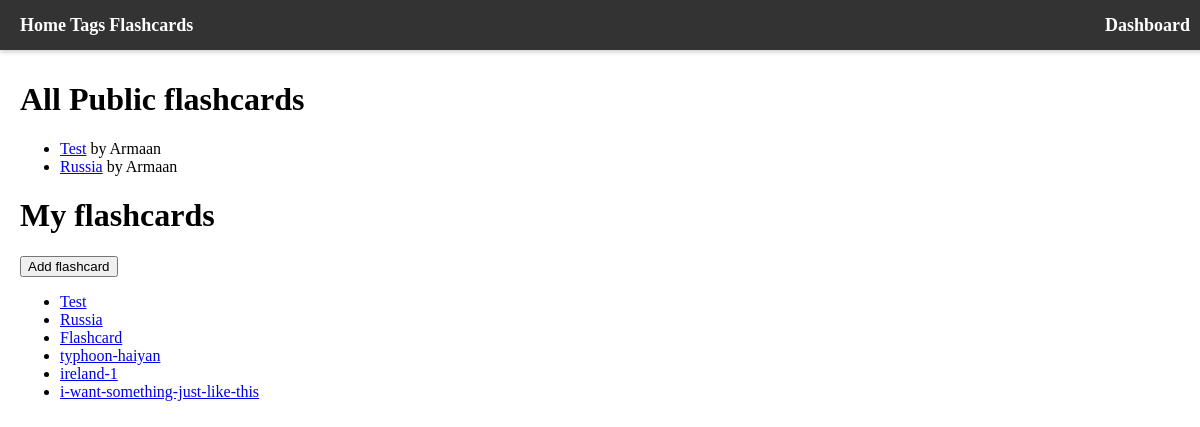
The app's page /flashcards/all (signed in), older data.
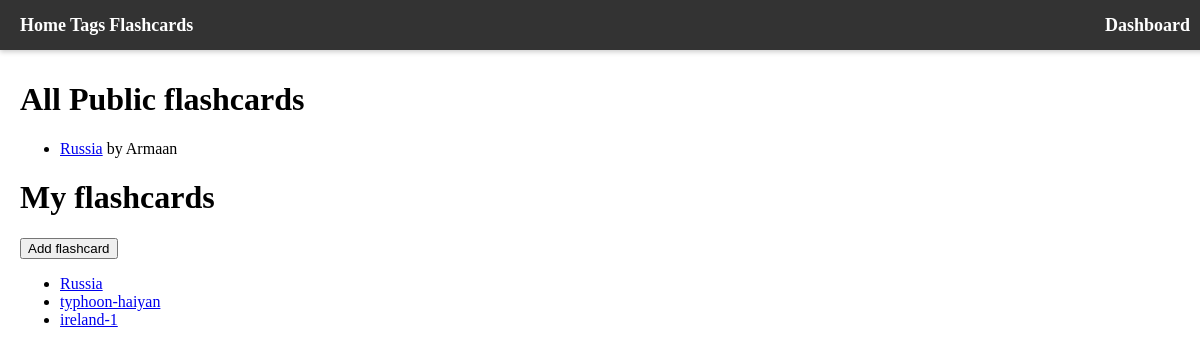
The same page, newer data.
### quizzes/models.py (models this page shows, shortened)
class Flashcard(models.Model):
    id = models.UUIDField(primary_key=True, default=uuid.uuid4, editable=False)
    title = models.CharField(max_length=255)
    private = models.BooleanField(default=True)
    user = models.ForeignKey("users.User", blank=True, null=True, on_delete=models.CASCADE)
    tags = models.ManyToManyField("info.Tags", blank=True, related_name="Flashcard")
    @staticmethod
    def all_public():
        return Flashcard.objects.filter(private=False)

### users/models.py (models this page shows, shortened)
class User(AbstractUser):
    id = models.UUIDField(primary_key=True, default=uuid.uuid4, editable=False)
    def get_flashcards(self):
        flashcards = self.flashcard_set.all()
        return flashcards

### quizzes/views/flashcard.py (the view)
# urls.py: path("flashcards/all", all_flashcards_view, name="all flashcards"),
def all_flashcards_view(request):
    flashcards = Flashcard.all_public()
    user_flashcards = []
    if request.user.is_authenticated:
        user = request.user
        user_flashcards = user.get_flashcards()
    template = loader.get_template("allflashcards.html")
    context = {
        "flashcards": flashcards,
        "usercards": user_flashcards
    }
    return HttpResponse(template.render(context, request))

### quizzes/templates/allflashcards.html
{% extends "base.html" %}
{% block content %}
<h1> All Public flashcards </h1>
<ul>
{%for flashcard in flashcards%}
<li> <a href="/flashcard/{{flashcard.id}}/{{flashcard.title}}">{{flashcard.title}}</a> by {{flashcard.user.username}}</li>
{%endfor%}
</ul>
<h1>My flashcards</h1>
<a href="/flashcards/add"><button>Add flashcard</button></a>
<ul>
{% for card in usercards %}
    <li> <a href="/flashcard/{{card.id}}/{{card.title}}">{{card.title}}</a></li>
{% empty %}
<p> Create some flashcards to show here! </p>
{%endfor%}
</ul>
{% endblock %}

Row changes from the older to the newer data that the page shows:
removed Flashcard: title "Test", user.username "Armaan"
removed Flashcard: title "Flashcard", shown under "My flashcards"
removed Flashcard: title "i-want-something-just-like-this", shown under "My flashcards"
